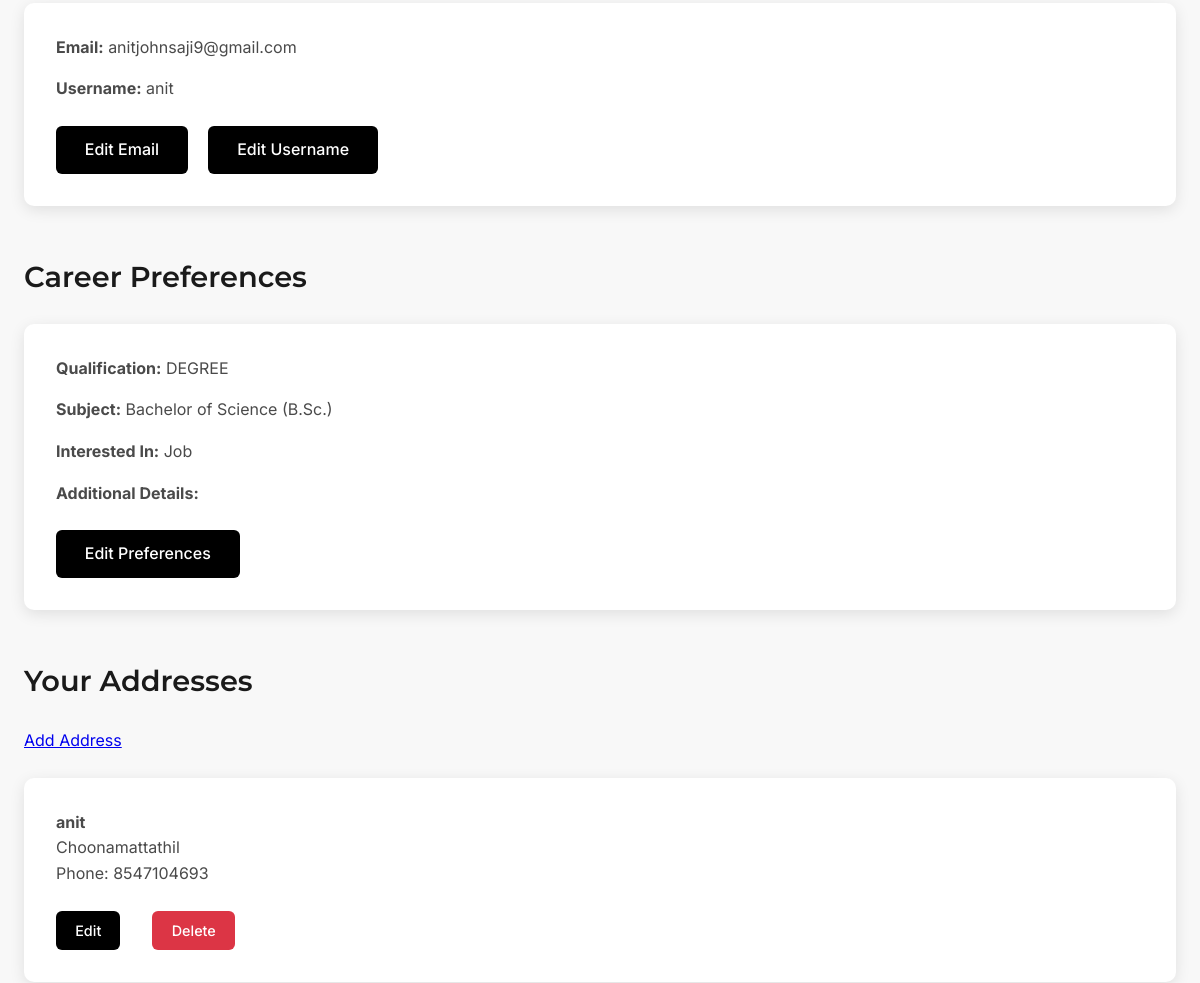
/profile/ (signed in, middle part), run on an earlier commit of the app's database.
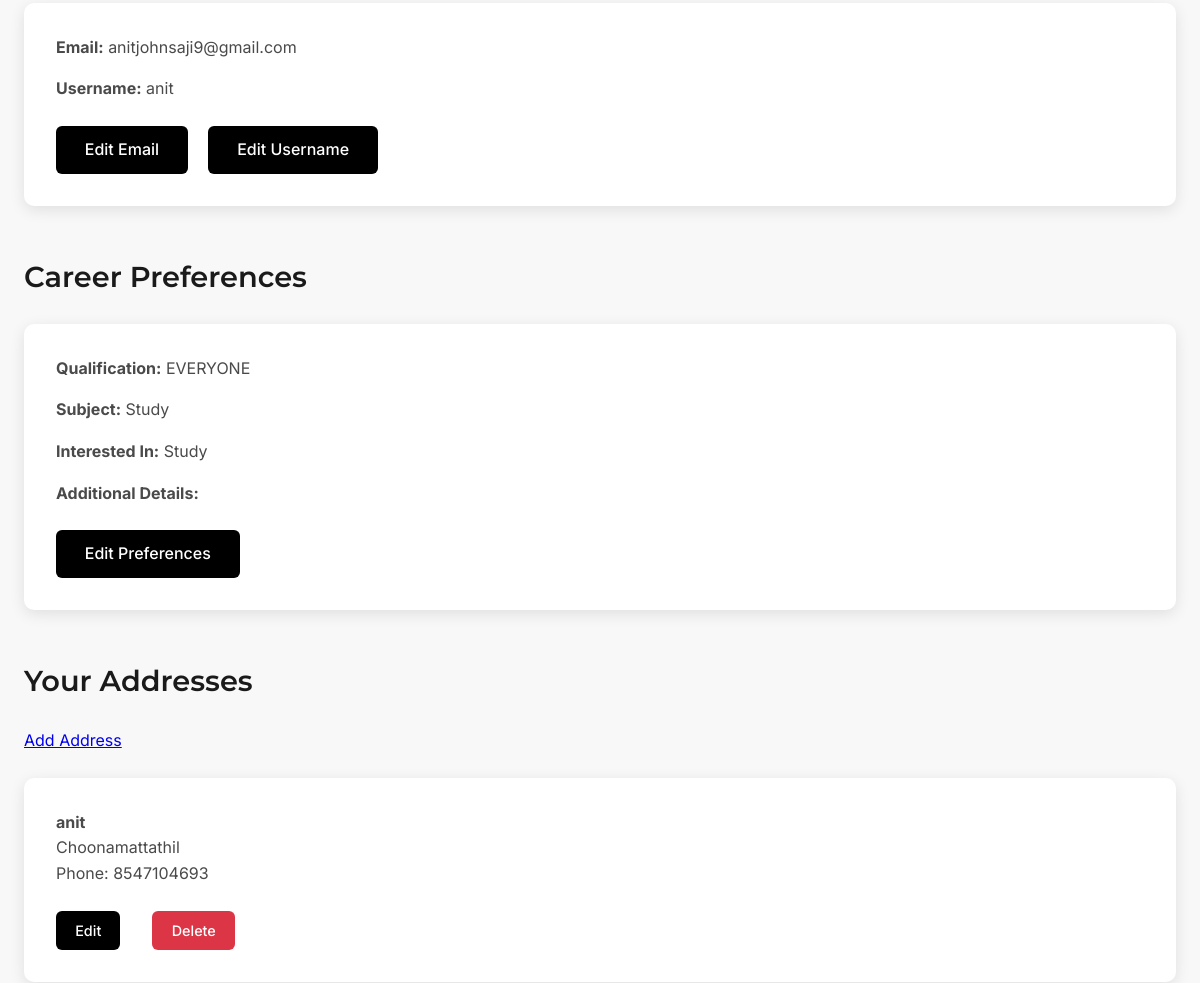
And on a later commit of the database.
### project_app/models.py (models this page shows, shortened)
class UserCareerFilter(models.Model):
    user = models.OneToOneField(User, on_delete=models.CASCADE)
    qualification = models.ForeignKey(Qualification, on_delete=models.SET_NULL, null=True)
    subject = models.ForeignKey(Subject, on_delete=models.SET_NULL, null=True)
    interested = models.CharField(max_length=20, choices=Career.INTERESTED_CHOICES)
    details = models.TextField(blank=True)

class Qualification(models.Model):
    name=models.CharField(max_length=50)

class Subject(models.Model):
    qualification = models.ForeignKey(Qualification, on_delete=models.CASCADE)
    name = models.CharField(max_length=50)

### project_app/views.py (the view)
# urls.py: path('profile/', views.profile_view, name='profile'),
@login_required
def profile_view(request):
    user_career_filter = UserCareerFilter.objects.filter(user=request.user).first()
    addresses = Address.objects.filter(user=request.user)
    context = {
        'addresses': addresses,
        'email': request.user.email,
        'user_career_filter': user_career_filter,
    }
    return render(request, 'profile.html', context)

### templates/profile.html (shortened to what this page needs)
{% load static %}
<!DOCTYPE html>
<html lang="en">
<head>
    <link rel="stylesheet" href="{% static 'css/profile.css' %}">
    <link rel="stylesheet" href="https://cdnjs.cloudflare.com/ajax/libs/font-awesome/4.7.0/css/font-awesome.min.css">
</head>
<body>
    <div class="container profile-container">
        <br><br>
        <div class="profile-section">
            <div class="profile-card">
                <p><strong>Email:</strong> {{ email }}</p>
                <p><strong>Username:</strong> {{ request.user.username }}</p>
                <a href="{% url 'edit_email' %}" class="btn">Edit Email</a>
                <a href="{% url 'edit_username' %}" class="btn">Edit Username</a>
            </div>
        </div>
        <div class="profile-section">
            <h2>Career Preferences</h2>
            <div class="profile-card">
                {% if user_career_filter %}
                <p><strong>Qualification:</strong> {{ user_career_filter.qualification.name }}</p>
                <p><strong>Subject:</strong> {{ user_career_filter.subject.name }}</p>
                <p><strong>Interested In:</strong> {{ user_career_filter.interested }}</p>
                <p><strong>Additional Details:</strong> {{ user_career_filter.details }}</p>
                <a href="{% url 'userform' %}" class="btn">Edit Preferences</a>
                {% else %}
                <p>No career preferences set yet. Get started to unlock personalized recommendations!</p>
                <a href="{% url 'userform' %}" class="btn">Set Preferences</a>
                {% endif %}
            </div>
        </div>
        <div class="profile-section">
            <h2>Your Addresses</h2>
            <a href="{% url 'add_address' %}" class="btn">Add Address</a>
            <div class="address-grid">
                {% if addresses %}
                {% for addr in addresses %}
                <div class="address-card">
                    <p><strong>{{ addr.name }}</strong><br>
                        {{ addr.address }}<br>
                        Phone: {{ addr.phone }}</p>
                    <div class="address-actions">
                        <a href="{% url 'edit_address' addr.id %}" class="btn small">Edit</a>
                        <a href="{% url 'delete_address' addr.id %}" class="btn small delete">Delete</a>
                    </div>
                </div>
                {% endfor %}
                {% else %}
                <p class="empty-message">No addresses saved yet. Add one to get started.</p>
                {% endif %}
            </div>
        </div>
    </div>
</body>
</html>

What changed in the data, as far as the page shows it:
changed UserCareerFilter: qualification.name "DEGREE" → "EVERYONE"; subject.name "Bachelor of Science (B.Sc.)" → "Study"; interested "Job" → "Study"
